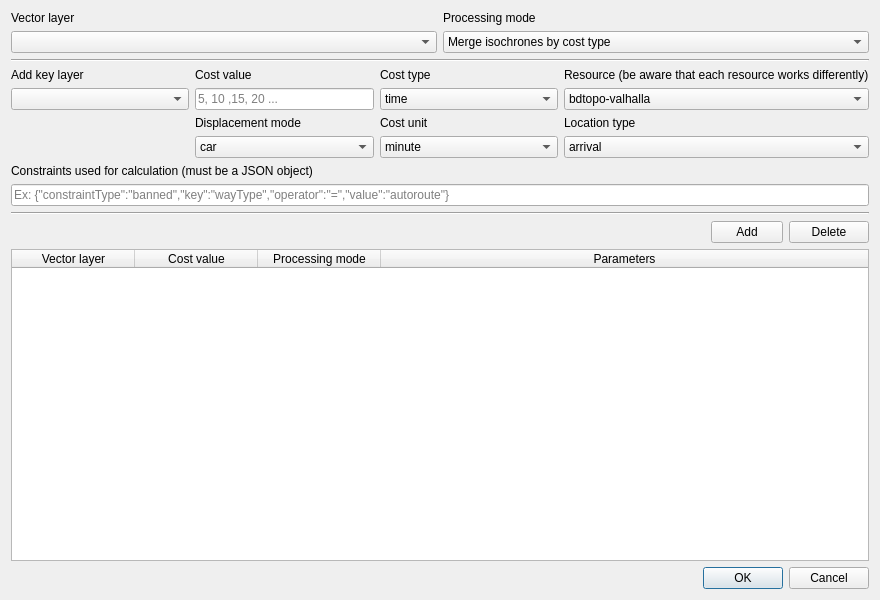
<?xml version="1.0" encoding="UTF-8"?>
<ui version="4.0">
 <class>Isochrone_ING_API</class>
 <widget class="QDialog" name="Isochrone_ING_API">
  <property name="geometry">
   <rect>
    <x>0</x>
    <y>0</y>
    <width>880</width>
    <height>600</height>
   </rect>
  </property>
  <property name="sizePolicy">
   <sizepolicy hsizetype="Preferred" vsizetype="Preferred">
    <horstretch>100</horstretch>
    <verstretch>100</verstretch>
   </sizepolicy>
  </property>
  <property name="minimumSize">
   <size>
    <width>880</width>
    <height>600</height>
   </size>
  </property>
  <property name="maximumSize">
   <size>
    <width>2000</width>
    <height>1363</height>
   </size>
  </property>
  <property name="windowTitle">
   <string>Isochrone IGN API</string>
  </property>
  <property name="autoFillBackground">
   <bool>false</bool>
  </property>
  <layout class="QVBoxLayout" name="verticalLayout">
   <item>
    <layout class="QGridLayout" name="gridLayout_input">
     <item row="0" column="0">
      <widget class="QLabel" name="label_layer_QGIS">
       <property name="text">
        <string>Vector layer</string>
       </property>
       <property name="buddy">
        <cstring>comboBox_layer_QGIS</cstring>
       </property>
      </widget>
     </item>
     <item row="1" column="0">
      <widget class="QComboBox" name="comboBox_layer_QGIS">
       <property name="sizePolicy">
        <sizepolicy hsizetype="Minimum" vsizetype="Fixed">
         <horstretch>0</horstretch>
         <verstretch>0</verstretch>
        </sizepolicy>
       </property>
       <property name="maximumSize">
        <size>
         <width>16777215</width>
         <height>16777215</height>
        </size>
       </property>
       <property name="baseSize">
        <size>
         <width>0</width>
         <height>0</height>
        </size>
       </property>
       <property name="editable">
        <bool>false</bool>
       </property>
       <property name="currentText">
        <string/>
       </property>
       <property name="currentIndex">
        <number>-1</number>
       </property>
       <property name="placeholderText">
        <string>-- Select your vector layer --</string>
       </property>
      </widget>
     </item>
     <item row="1" column="1">
      <widget class="QComboBox" name="comboBox_processingMode">
       <item>
        <property name="text">
         <string>Merge isochrones by cost type</string>
        </property>
       </item>
       <item>
        <property name="text">
         <string>Separate each isochron</string>
        </property>
       </item>
       <item>
        <property name="text">
         <string>Merge isochrones by cost type and intersect them by Voronoï polygons</string>
        </property>
       </item>
      </widget>
     </item>
     <item row="0" column="1">
      <widget class="QLabel" name="label_processingMode">
       <property name="text">
        <string>Processing mode</string>
       </property>
      </widget>
     </item>
    </layout>
   </item>
   <item>
    <widget class="Line" name="line">
     <property name="orientation">
      <enum>Qt::Horizontal</enum>
     </property>
    </widget>
   </item>
   <item>
    <layout class="QGridLayout" name="gridLayout_isochrone_parameters">
     <property name="sizeConstraint">
      <enum>QLayout::SetDefaultConstraint</enum>
     </property>
     <item row="4" column="2">
      <widget class="QComboBox" name="comboBox_Unit">
       <item>
        <property name="text">
         <string>minute</string>
        </property>
       </item>
       <item>
        <property name="text">
         <string>second</string>
        </property>
       </item>
       <item>
        <property name="text">
         <string>hour</string>
        </property>
       </item>
       <item>
        <property name="text">
         <string>standard</string>
        </property>
       </item>
      </widget>
     </item>
     <item row="2" column="1">
      <widget class="QLineEdit" name="lineEdit_CostValue">
       <property name="enabled">
        <bool>true</bool>
       </property>
       <property name="sizePolicy">
        <sizepolicy hsizetype="Minimum" vsizetype="Fixed">
         <horstretch>0</horstretch>
         <verstretch>0</verstretch>
        </sizepolicy>
       </property>
       <property name="placeholderText">
        <string>5, 10 ,15, 20 ...</string>
       </property>
      </widget>
     </item>
     <item row="4" column="1">
      <widget class="QComboBox" name="comboBox_profile">
       <item>
        <property name="text">
         <string>car</string>
        </property>
       </item>
       <item>
        <property name="text">
         <string>pedestrian</string>
        </property>
       </item>
      </widget>
     </item>
     <item row="2" column="2">
      <widget class="QComboBox" name="comboBox_CostType">
       <property name="sizePolicy">
        <sizepolicy hsizetype="Minimum" vsizetype="Fixed">
         <horstretch>0</horstretch>
         <verstretch>0</verstretch>
        </sizepolicy>
       </property>
       <item>
        <property name="text">
         <string>time</string>
        </property>
       </item>
       <item>
        <property name="text">
         <string>distance</string>
        </property>
       </item>
      </widget>
     </item>
     <item row="1" column="2">
      <widget class="QLabel" name="label_CostType">
       <property name="text">
        <string>Cost type</string>
       </property>
      </widget>
     </item>
     <item row="3" column="3">
      <widget class="QLabel" name="label_fonction_exterieur">
       <property name="text">
        <string>Location type</string>
       </property>
      </widget>
     </item>
     <item row="4" column="3">
      <widget class="QComboBox" name="comboBox_location_type">
       <item>
        <property name="text">
         <string>arrival</string>
        </property>
       </item>
       <item>
        <property name="text">
         <string>departure</string>
        </property>
       </item>
      </widget>
     </item>
     <item row="3" column="1">
      <widget class="QLabel" name="label_profile">
       <property name="text">
        <string>Displacement mode</string>
       </property>
      </widget>
     </item>
     <item row="1" column="3">
      <widget class="QLabel" name="label_resource">
       <property name="text">
        <string>Resource (be aware that each resource works differently)</string>
       </property>
      </widget>
     </item>
     <item row="3" column="2">
      <widget class="QLabel" name="label_Distance_exterieur">
       <property name="text">
        <string>Cost unit</string>
       </property>
       <property name="wordWrap">
        <bool>true</bool>
       </property>
      </widget>
     </item>
     <item row="2" column="3">
      <widget class="QComboBox" name="comboBox_resource">
       <item>
        <property name="text">
         <string>bdtopo-valhalla</string>
        </property>
       </item>
       <item>
        <property name="text">
         <string>bdtopo-pgr</string>
        </property>
       </item>
      </widget>
     </item>
     <item row="1" column="1">
      <widget class="QLabel" name="label_CostValue">
       <property name="text">
        <string>Cost value</string>
       </property>
      </widget>
     </item>
     <item row="2" column="0">
      <widget class="QComboBox" name="comboBox_key">
       <property name="enabled">
        <bool>true</bool>
       </property>
       <property name="currentText">
        <string/>
       </property>
      </widget>
     </item>
     <item row="1" column="0">
      <widget class="QLabel" name="comboBox_key_label">
       <property name="text">
        <string>Add key layer</string>
       </property>
      </widget>
     </item>
    </layout>
   </item>
   <item>
    <widget class="QLabel" name="label_constraint">
     <property name="text">
      <string>Constraints used for calculation (must be a JSON object)</string>
     </property>
    </widget>
   </item>
   <item>
    <widget class="QLineEdit" name="lineEdit_constraint">
     <property name="placeholderText">
      <string>Ex: {&quot;constraintType&quot;:&quot;banned&quot;,&quot;key&quot;:&quot;wayType&quot;,&quot;operator&quot;:&quot;=&quot;,&quot;value&quot;:&quot;autoroute&quot;}</string>
     </property>
    </widget>
   </item>
   <item>
    <widget class="Line" name="line_2">
     <property name="orientation">
      <enum>Qt::Horizontal</enum>
     </property>
    </widget>
   </item>
   <item>
    <layout class="QGridLayout" name="gridLayout_QTableWidget_buttons">
     <item row="0" column="1">
      <widget class="QPushButton" name="pushButton_Ajouter_table">
       <property name="sizePolicy">
        <sizepolicy hsizetype="Preferred" vsizetype="Fixed">
         <horstretch>0</horstretch>
         <verstretch>0</verstretch>
        </sizepolicy>
       </property>
       <property name="minimumSize">
        <size>
         <width>30</width>
         <height>0</height>
        </size>
       </property>
       <property name="maximumSize">
        <size>
         <width>16777215</width>
         <height>16777215</height>
        </size>
       </property>
       <property name="layoutDirection">
        <enum>Qt::RightToLeft</enum>
       </property>
       <property name="text">
        <string>Add</string>
       </property>
      </widget>
     </item>
     <item row="0" column="0">
      <spacer name="horizontalSpacer_5">
       <property name="orientation">
        <enum>Qt::Horizontal</enum>
       </property>
       <property name="sizeType">
        <enum>QSizePolicy::MinimumExpanding</enum>
       </property>
       <property name="sizeHint" stdset="0">
        <size>
         <width>700</width>
         <height>20</height>
        </size>
       </property>
      </spacer>
     </item>
     <item row="0" column="2">
      <widget class="QPushButton" name="pushButton_Effacer_ligne_table">
       <property name="text">
        <string>Delete</string>
       </property>
      </widget>
     </item>
    </layout>
   </item>
   <item>
    <widget class="QTableWidget" name="tableWidget">
     <property name="sizeAdjustPolicy">
      <enum>QAbstractScrollArea::AdjustToContents</enum>
     </property>
     <property name="editTriggers">
      <set>QAbstractItemView::NoEditTriggers</set>
     </property>
     <property name="selectionBehavior">
      <enum>QAbstractItemView::SelectRows</enum>
     </property>
     <property name="horizontalScrollMode">
      <enum>QAbstractItemView::ScrollPerItem</enum>
     </property>
     <property name="showGrid">
      <bool>true</bool>
     </property>
     <attribute name="horizontalHeaderVisible">
      <bool>true</bool>
     </attribute>
     <attribute name="horizontalHeaderCascadingSectionResizes">
      <bool>true</bool>
     </attribute>
     <attribute name="horizontalHeaderMinimumSectionSize">
      <number>39</number>
     </attribute>
     <attribute name="horizontalHeaderDefaultSectionSize">
      <number>123</number>
     </attribute>
     <attribute name="horizontalHeaderHighlightSections">
      <bool>true</bool>
     </attribute>
     <attribute name="horizontalHeaderShowSortIndicator" stdset="0">
      <bool>false</bool>
     </attribute>
     <attribute name="horizontalHeaderStretchLastSection">
      <bool>true</bool>
     </attribute>
     <attribute name="verticalHeaderVisible">
      <bool>true</bool>
     </attribute>
     <attribute name="verticalHeaderCascadingSectionResizes">
      <bool>false</bool>
     </attribute>
     <attribute name="verticalHeaderDefaultSectionSize">
      <number>30</number>
     </attribute>
     <attribute name="verticalHeaderShowSortIndicator" stdset="0">
      <bool>false</bool>
     </attribute>
     <attribute name="verticalHeaderStretchLastSection">
      <bool>false</bool>
     </attribute>
     <column>
      <property name="text">
       <string>Vector layer</string>
      </property>
     </column>
     <column>
      <property name="text">
       <string>Cost value</string>
      </property>
     </column>
     <column>
      <property name="text">
       <string>Processing mode</string>
      </property>
     </column>
     <column>
      <property name="text">
       <string>Parameters</string>
      </property>
     </column>
    </widget>
   </item>
   <item>
    <widget class="QDialogButtonBox" name="button_box">
     <property name="enabled">
      <bool>true</bool>
     </property>
     <property name="locale">
      <locale language="English" country="UnitedStates"/>
     </property>
     <property name="orientation">
      <enum>Qt::Horizontal</enum>
     </property>
     <property name="standardButtons">
      <set>QDialogButtonBox::Cancel|QDialogButtonBox::Ok</set>
     </property>
     <property name="centerButtons">
      <bool>false</bool>
     </property>
    </widget>
   </item>
  </layout>
 </widget>
 <tabstops>
  <tabstop>tableWidget</tabstop>
 </tabstops>
 <resources/>
 <connections>
  <connection>
   <sender>button_box</sender>
   <signal>rejected()</signal>
   <receiver>Isochrone_ING_API</receiver>
   <slot>reject()</slot>
   <hints>
    <hint type="sourcelabel">
     <x>9</x>
     <y>568</y>
    </hint>
    <hint type="destinationlabel">
     <x>820</x>
     <y>560</y>
    </hint>
   </hints>
  </connection>
  <connection>
   <sender>button_box</sender>
   <signal>accepted()</signal>
   <receiver>Isochrone_ING_API</receiver>
   <slot>accept()</slot>
   <hints>
    <hint type="sourcelabel">
     <x>9</x>
     <y>568</y>
    </hint>
    <hint type="destinationlabel">
     <x>742</x>
     <y>560</y>
    </hint>
   </hints>
  </connection>
 </connections>
</ui>
